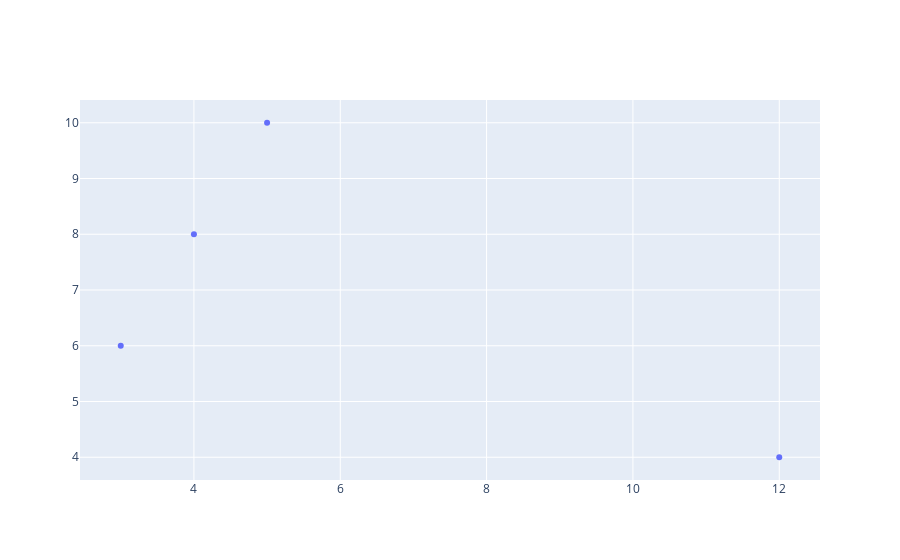

This figure's notebook cell:
### Code cell
fig = go.Figure(go.Scatter(x=x, y=y, mode="markers" ))
fig.show()

### Figure 1 — Plotly figure (JSON) as saved in the notebook; plotly's stock layout.template omitted (floating-point values rounded to 4 significant figures)
{"data": [{"mode": "markers", "type": "scatter", "x": [12, 3, 4, 5], "y": [4, 6, 8, 10]}], "layout": {}}
